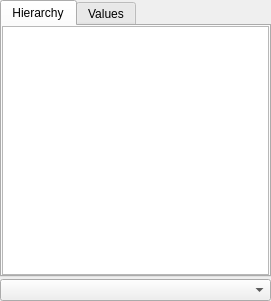
<?xml version="1.0" encoding="UTF-8"?>
<ui version="4.0">
 <class>DataAssemblyPropertyWidget</class>
 <widget class="QWidget" name="DataAssemblyPropertyWidget">
  <property name="geometry">
   <rect>
    <x>0</x>
    <y>0</y>
    <width>271</width>
    <height>301</height>
   </rect>
  </property>
  <property name="windowTitle">
   <string>Form</string>
  </property>
  <layout class="QVBoxLayout" name="verticalLayout_2">
   <property name="spacing">
    <number>2</number>
   </property>
   <property name="leftMargin">
    <number>0</number>
   </property>
   <property name="topMargin">
    <number>0</number>
   </property>
   <property name="rightMargin">
    <number>0</number>
   </property>
   <property name="bottomMargin">
    <number>0</number>
   </property>
   <item>
    <widget class="QTabWidget" name="tabWidget">
     <property name="currentIndex">
      <number>0</number>
     </property>
     <widget class="QWidget" name="tab">
      <attribute name="title">
       <string>Hierarchy</string>
      </attribute>
      <layout class="QVBoxLayout" name="verticalLayout_3">
       <property name="leftMargin">
        <number>0</number>
       </property>
       <property name="topMargin">
        <number>0</number>
       </property>
       <property name="rightMargin">
        <number>0</number>
       </property>
       <property name="bottomMargin">
        <number>0</number>
       </property>
       <item>
        <widget class="pqTreeView" name="hierarchy">
         <property name="alternatingRowColors">
          <bool>true</bool>
         </property>
         <property name="rootIsDecorated">
          <bool>false</bool>
         </property>
         <property name="uniformRowHeights">
          <bool>true</bool>
         </property>
        </widget>
       </item>
      </layout>
     </widget>
     <widget class="QWidget" name="tab_2">
      <attribute name="title">
       <string>Values</string>
      </attribute>
      <layout class="QHBoxLayout" name="horizontalLayout">
       <property name="spacing">
        <number>2</number>
       </property>
       <property name="leftMargin">
        <number>0</number>
       </property>
       <property name="topMargin">
        <number>0</number>
       </property>
       <property name="rightMargin">
        <number>0</number>
       </property>
       <property name="bottomMargin">
        <number>0</number>
       </property>
       <item>
        <widget class="pqExpandableTableView" name="table">
         <property name="alternatingRowColors">
          <bool>true</bool>
         </property>
         <property name="selectionBehavior">
          <enum>QAbstractItemView::SelectRows</enum>
         </property>
         <property name="maximumRowCountBeforeScrolling" stdset="0">
          <number>10</number>
         </property>
         <attribute name="horizontalHeaderVisible">
          <bool>false</bool>
         </attribute>
         <attribute name="horizontalHeaderStretchLastSection">
          <bool>true</bool>
         </attribute>
         <attribute name="verticalHeaderVisible">
          <bool>false</bool>
         </attribute>
        </widget>
       </item>
       <item>
        <layout class="QVBoxLayout" name="verticalLayout">
         <property name="spacing">
          <number>1</number>
         </property>
         <item>
          <widget class="QToolButton" name="add">
           <property name="toolTip">
            <string>Add new entry</string>
           </property>
           <property name="text">
            <string>...</string>
           </property>
           <property name="icon">
            <iconset resource="../../../Widgets/Resources/QtWidgets.qrc">
             <normaloff>:/QtWidgets/Icons/pqPlus.svg</normaloff>:/QtWidgets/Icons/pqPlus.svg</iconset>
           </property>
          </widget>
         </item>
         <item>
          <widget class="QToolButton" name="remove">
           <property name="enabled">
            <bool>false</bool>
           </property>
           <property name="toolTip">
            <string>Remove current entry</string>
           </property>
           <property name="text">
            <string>...</string>
           </property>
           <property name="icon">
            <iconset resource="../../../Widgets/Resources/QtWidgets.qrc">
             <normaloff>:/QtWidgets/Icons/pqMinus.svg</normaloff>:/QtWidgets/Icons/pqMinus.svg</iconset>
           </property>
          </widget>
         </item>
         <item>
          <spacer name="verticalSpacer">
           <property name="orientation">
            <enum>Qt::Vertical</enum>
           </property>
           <property name="sizeHint" stdset="0">
            <size>
             <width>0</width>
             <height>0</height>
            </size>
           </property>
          </spacer>
         </item>
         <item>
          <widget class="QToolButton" name="removeAll">
           <property name="toolTip">
            <string>Remove all entries</string>
           </property>
           <property name="text">
            <string>...</string>
           </property>
           <property name="icon">
            <iconset resource="../../../Widgets/Resources/QtWidgets.qrc">
             <normaloff>:/QtWidgets/Icons/pqDelete.svg</normaloff>:/QtWidgets/Icons/pqDelete.svg</iconset>
           </property>
          </widget>
         </item>
        </layout>
       </item>
      </layout>
     </widget>
    </widget>
   </item>
   <item>
    <widget class="QComboBox" name="assemblyCombo">
     <property name="toolTip">
      <string>Select active assembly to use.</string>
     </property>
    </widget>
   </item>
  </layout>
 </widget>
 <customwidgets>
  <customwidget>
   <class>pqExpandableTableView</class>
   <extends>QTableView</extends>
   <header>pqExpandableTableView.h</header>
  </customwidget>
  <customwidget>
   <class>pqTreeView</class>
   <extends>QTreeView</extends>
   <header>pqTreeView.h</header>
  </customwidget>
 </customwidgets>
 <resources>
  <include location="../../../Components/Resources/pqComponents.qrc"/>
  <include location="../../../Widgets/Resources/QtWidgets.qrc"/>
 </resources>
 <connections/>
</ui>
